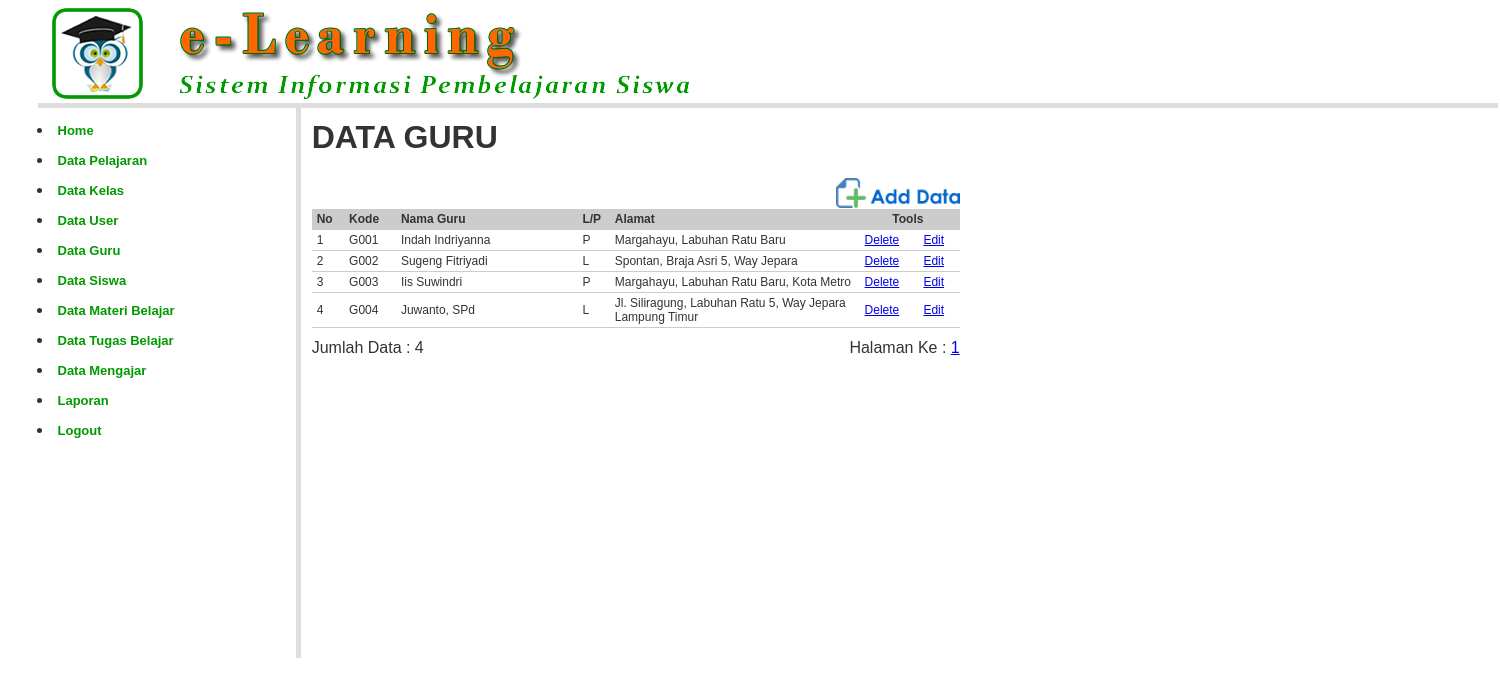
/admin/?open=Guru-Data (signed in), run on the app's committed database.
### tables this page shows
CREATE TABLE `guru` (
  `kd_guru` char(4) NOT NULL,
  `nm_guru` varchar(100) NOT NULL,
  `kelamin` char(1) NOT NULL,
  `alamat` varchar(200) NOT NULL,
  `no_telepon` varchar(20) NOT NULL,
  `username` varchar(20) NOT NULL,
  `password` varchar(200) NOT NULL
);

### admin/guru_data.php (the view, shortened to what this page needs)
<?php
include_once "../library/inc.connection.php";
$baris	= 50;
$hal 	= isset($_GET['hal']) ? $_GET['hal'] : 1;
$infoSql= "SELECT * FROM guru";
$infoQry= mysql_query($infoSql, $koneksidb) or die ("error paging: ".mysql_error());
$jumlah	= mysql_num_rows($infoQry);
$maks	= ceil($jumlah/$baris);
$mulai	= $baris * ($hal-1);
?>
<table width="650" border="0" cellpadding="2" cellspacing="1" class="table-border">
  <tr>
    <td colspan="2"><h1><b>DATA GURU  </b></h1></td>
  </tr>
  <tr>
    <td colspan="2" align="right"><a href="?open=Guru-Add" target="_self"><img src="../images/btn_add_data.png" height="30" border="0"  /></a></td>
  </tr>
  <tr>
    <td colspan="2">
	<table class="table-list" width="100%" border="0" cellspacing="1" cellpadding="3">
      <tr>
        <td width="5%" bgcolor="#CCCCCC"><strong>No</strong></td>
        <td width="8%" bgcolor="#CCCCCC"><strong>Kode</strong></td>
        <td width="28%" bgcolor="#CCCCCC"><strong>Nama Guru </strong></td>
        <td width="5%" bgcolor="#CCCCCC"><strong>L/P</strong></td>
        <td width="38%" bgcolor="#CCCCCC"><strong>Alamat</strong></td>
        <td colspan="2" align="center" bgcolor="#CCCCCC"><strong>Tools</strong></td>
        </tr>
<?php
$mySql 	= "SELECT * FROM guru ORDER BY kd_guru ASC LIMIT $mulai, $baris";
$myQry 	= mysql_query($mySql, $koneksidb)  or die ("Query  salah: ".mysql_error());
$nomor  = 0;
while ($myData = mysql_fetch_array($myQry)) {
	$nomor++;
	$Kode = $myData['kd_guru'];
?>
      <tr>
        <td> <?php echo $nomor; ?> </td>
        <td> <?php echo $myData['kd_guru']; ?> </td>
        <td> <?php echo $myData['nm_guru']; ?> </td>
        <td> <?php echo $myData['kelamin']; ?> </td>
        <td> <?php echo $myData['alamat']; ?> </td>
        <td width="8%" align="center"><a href="?open=Guru-Delete&Kode=<?php echo $Kode; ?>" target="_self" onclick="return confirm('YAKIN INGIN MENGHAPUS DATA GURU INI ... ?')">Delete</a></td>
        <td width="8%" align="center"><a href="?open=Guru-Edit&Kode=<?php echo $Kode; ?>" target="_self">Edit</a></td>
      </tr>
<?php } ?>
    </table></td>
  </tr>
  <tr>
    <td width="290">Jumlah Data : <?php echo $jumlah; ?> </td>
    <td width="349" align="right">
	Halaman Ke :
	<?php
	for ($h = 1; $h <= $maks; $h++) {
		echo " <a href='?open=Guru-Data&hal=$h'>$h</a> ";
	}
	?> </td>
  </tr>
</table>

### styles/style.css (style rules this page uses)
body { margin:0px auto 0px; padding:3px; font-family:"Arial"; font-size:12px; color:#333; width:95%; background-position:top; background-color:#fff; }
.table-main td { color: #333; border-collapse: collapse; vertical-align: center; padding: 0px; border:none; }
.table-list { clear: both; text-align: left; border-collapse: collapse; margin: 0px 0px 10px 0px; background:#fff; }
.table-list td { color: #333; font-size:12px; border-color: #fff; border-collapse: collapse; vertical-align: center; padding: 3px 5px; border-bottom:1px #CCCCCC solid; }

### data on the page
guru: kd_guru "G001", nm_guru "Indah Indriyanna", kelamin "P", alamat "Margahayu, Labuhan Ratu Baru"
guru: kd_guru "G002", nm_guru "Sugeng Fitriyadi", kelamin "L", alamat "Spontan, Braja Asri 5, Way Jepara"
guru: kd_guru "G003", nm_guru "Iis Suwindri", kelamin "P", alamat "Margahayu, Labuhan Ratu Baru, Kota Metro"
guru: kd_guru "G004", nm_guru "Juwanto, SPd", kelamin "L", alamat "Jl. Siliragung, Labuhan Ratu 5, Way Jepara Lampung Timur"

### other printed values
$jumlah "4"
